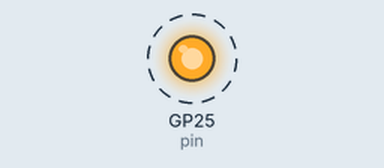
A program run on a simulated Raspberry Pi Pico running MicroPython. On the bench: output pins drawn as LEDs (lit = HIGH). Dashed ring = blinking. WiFi joins after 1.5 s; no MQTT or app messages arrive unless stated; what the program prints to the serial console is not drawn.

Above: at 2.2 s.
Timing chart, 0 to 5.2 s (numbered marks = the images above):
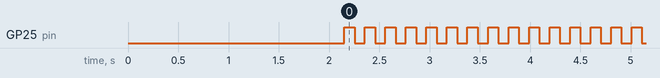

Measured:
- by itself, GP25 (pin): alternates HIGH for 0.10 s and LOW for 0.10 s

The program:

pico_pub.py
```python
from machine import Pin
from utime import sleep
from umqtt.simple import MQTTClient
pin = Pin("LED", Pin.OUT)
import network

###varibles#'###
topic = b"test/topic"
message = b"Hello from Pico W!"

### functions###
def wifi_connect():
    # Set up the WiFi connection
    ssid = 'GL-MT300N-V2-0c2'
    password = 'goodlife'

    wlan = network.WLAN(network.STA_IF)
    wlan.active(True)
    wlan.connect(ssid, password)

    # Wait for the connection to be established
    while not wlan.isconnected():
        print(".")
        sleep(1)
        pass

    print('Connected to', ssid)
    print('Network config:', wlan.ifconfig())

def mqtt_connect():
    # Connect to MQTT broker
    client = MQTTClient("pico_w", "192.168.8.234")  # Pi's IP address
    client.connect()
    return client

def mqtt_disconnect(client):
    client.disconnect()

def mqtt_publish(client,topic,message):
    # Publish a message
    client.publish(topic, message)

###init code###
wifi_connect()
client = mqtt_connect()

## main code
print("LED starts flashing...")
while True:
    try:
        pin.toggle()
        mqtt_publish(client,topic,message)
        sleep(0.1) # sleep 1sec
    except KeyboardInterrupt:
        break

###off code###
mqtt_disconnect(client)
pin.off()
print("Finished.")
```
